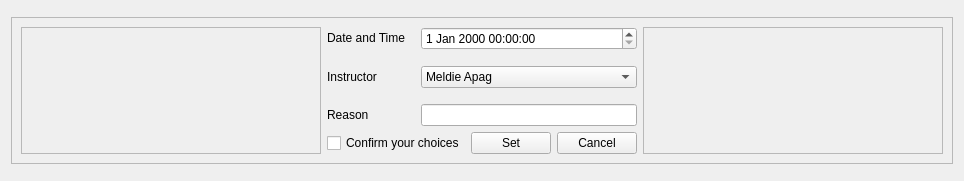
         <widget class="QWidget" name="setappointment_page">
          <layout class="QVBoxLayout" name="verticalLayout_17">
           <item>
            <widget class="QFrame" name="frame_29">
             <property name="frameShape">
              <enum>QFrame::StyledPanel</enum>
             </property>
             <property name="frameShadow">
              <enum>QFrame::Raised</enum>
             </property>
            </widget>
           </item>
           <item>
            <widget class="QFrame" name="frame_31">
             <property name="frameShape">
              <enum>QFrame::StyledPanel</enum>
             </property>
             <property name="frameShadow">
              <enum>QFrame::Raised</enum>
             </property>
             <layout class="QHBoxLayout" name="horizontalLayout_16">
              <item>
               <widget class="QFrame" name="frame_32">
                <property name="sizePolicy">
                 <sizepolicy hsizetype="MinimumExpanding" vsizetype="Preferred">
                  <horstretch>0</horstretch>
                  <verstretch>0</verstretch>
                 </sizepolicy>
                </property>
                <property name="minimumSize">
                 <size>
                  <width>300</width>
                  <height>0</height>
                 </size>
                </property>
                <property name="frameShape">
                 <enum>QFrame::StyledPanel</enum>
                </property>
                <property name="frameShadow">
                 <enum>QFrame::Raised</enum>
                </property>
               </widget>
              </item>
              <item>
               <layout class="QVBoxLayout" name="verticalLayout_23">
                <item>
                 <layout class="QHBoxLayout" name="horizontalLayout_21">
                  <property name="spacing">
                   <number>16</number>
                  </property>
                  <property name="leftMargin">
                   <number>0</number>
                  </property>
                  <item>
                   <layout class="QVBoxLayout" name="verticalLayout_24">
                    <property name="spacing">
                     <number>16</number>
                    </property>
                    <item>
                     <widget class="QLabel" name="label_25">
                      <property name="text">
                       <string>Date and Time</string>
                      </property>
                     </widget>
                    </item>
                    <item>
                     <widget class="QLabel" name="label_26">
                      <property name="text">
                       <string>Instructor</string>
                      </property>
                     </widget>
                    </item>
                    <item>
                     <widget class="QLabel" name="label_27">
                      <property name="text">
                       <string>Reason</string>
                      </property>
                     </widget>
                    </item>
                   </layout>
                  </item>
                  <item>
                   <layout class="QVBoxLayout" name="verticalLayout_25">
                    <property name="spacing">
                     <number>16</number>
                    </property>
                    <item>
                     <widget class="QDateTimeEdit" name="dtApt"/>
                    </item>
                    <item>
                     <widget class="QComboBox" name="instructorApt">
                      <property name="currentText">
                       <string>Meldie Apag</string>
                      </property>
                      <item>
                       <property name="text">
                        <string>Meldie Apag</string>
                       </property>
                      </item>
                      <item>
                       <property name="text">
                        <string>Jun Rangie Obispo</string>
                       </property>
                      </item>
                      <item>
                       <property name="text">
                        <string>Patrick Marlowe Oliva</string>
                       </property>
                      </item>
                      <item>
                       <property name="text">
                        <string>Jordan Canete</string>
                       </property>
                      </item>
                     </widget>
                    </item>
                    <item>
                     <widget class="QLineEdit" name="reasonApt"/>
                    </item>
                   </layout>
                  </item>
                 </layout>
                </item>
                <item>
                 <layout class="QHBoxLayout" name="horizontalLayout_24">
                  <item>
                   <widget class="QCheckBox" name="confirmApt_btn">
                    <property name="text">
                     <string>Confirm your choices</string>
                    </property>
                   </widget>
                  </item>
                  <item>
                   <widget class="QPushButton" name="setApt_btn">
                    <property name="text">
                     <string>Set</string>
                    </property>
                   </widget>
                  </item>
                  <item>
                   <widget class="QPushButton" name="cancelApt_btn">
                    <property name="text">
                     <string>Cancel</string>
                    </property>
                   </widget>
                  </item>
                 </layout>
                </item>
               </layout>
              </item>
              <item>
               <widget class="QFrame" name="frame_33">
                <property name="sizePolicy">
                 <sizepolicy hsizetype="MinimumExpanding" vsizetype="Preferred">
                  <horstretch>0</horstretch>
                  <verstretch>0</verstretch>
                 </sizepolicy>
                </property>
                <property name="minimumSize">
                 <size>
                  <width>300</width>
                  <height>0</height>
                 </size>
                </property>
                <property name="frameShape">
                 <enum>QFrame::StyledPanel</enum>
                </property>
                <property name="frameShadow">
                 <enum>QFrame::Raised</enum>
                </property>
               </widget>
              </item>
             </layout>
            </widget>
           </item>
           <item>
            <widget class="QFrame" name="frame_30">
             <property name="frameShape">
              <enum>QFrame::StyledPanel</enum>
             </property>
             <property name="frameShadow">
              <enum>QFrame::Raised</enum>
             </property>
            </widget>
           </item>
          </layout>
         </widget>
